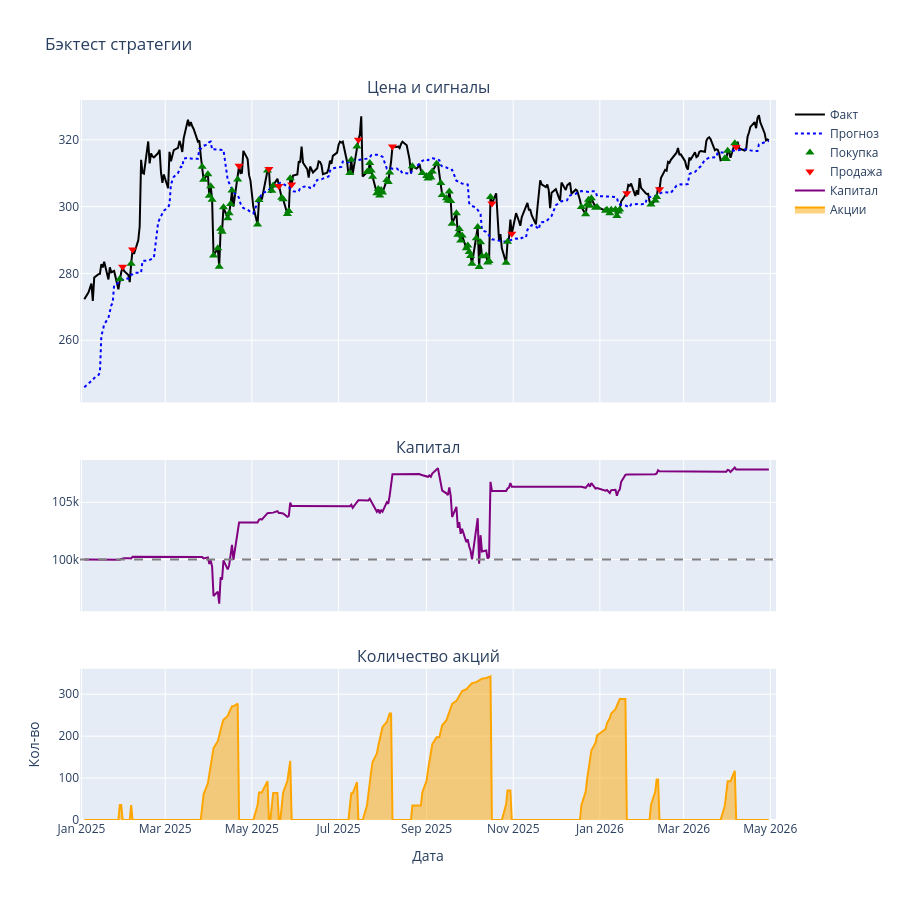

The notebook cell this image was saved under:
### Code cell
share = 'SBER'
model = 'SMA_20'
h = 7

bt = Backtester(
    price_series=data['SBER'],
    predictions_df=all_results[('SBER', 'SMA_20', 7)],
    initial_capital=100_000,
    threshold=0.005,
    buy_fraction=0.1,      # 10% от свободных денег на каждую покупку
    commission_rate=0.001  # 0.1%
)
results_df, trades_df, fig = bt.run()

results_df.to_excel(f'results/1_{model}/{share}_backtest_{model}_{h}.xlsx')
trades_df.to_excel(f'results/1_{model}/backtest/{share}_trades_{model}_{h}.xlsx')
fig.write_html(f'results/1_{model}/plots/{share}_{model}_{h}.html')

fig.show()
